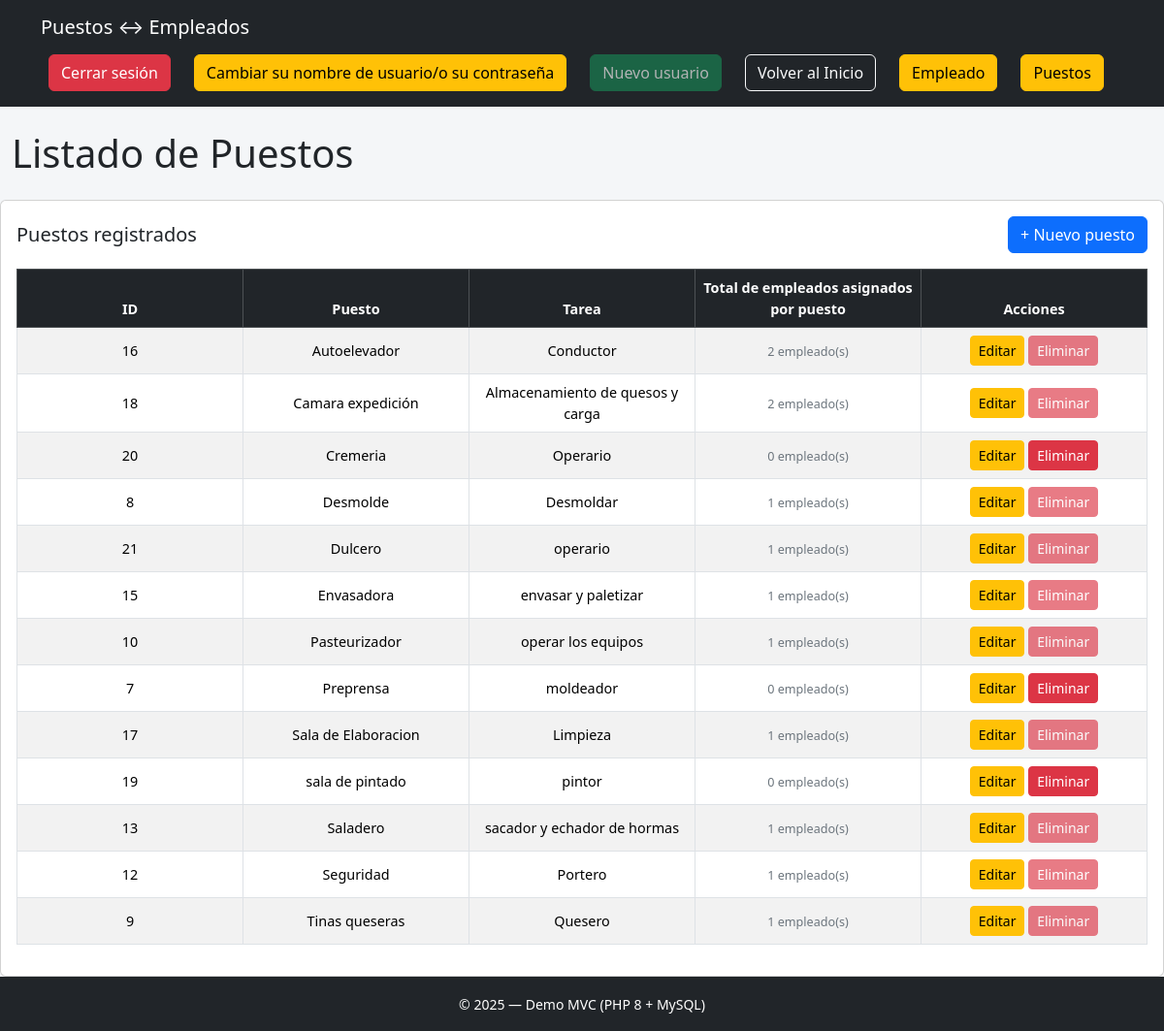
Page /trabajo_practico_dos_tablas/index.php?c=puesto&a=list (signed in) on the earlier database version.
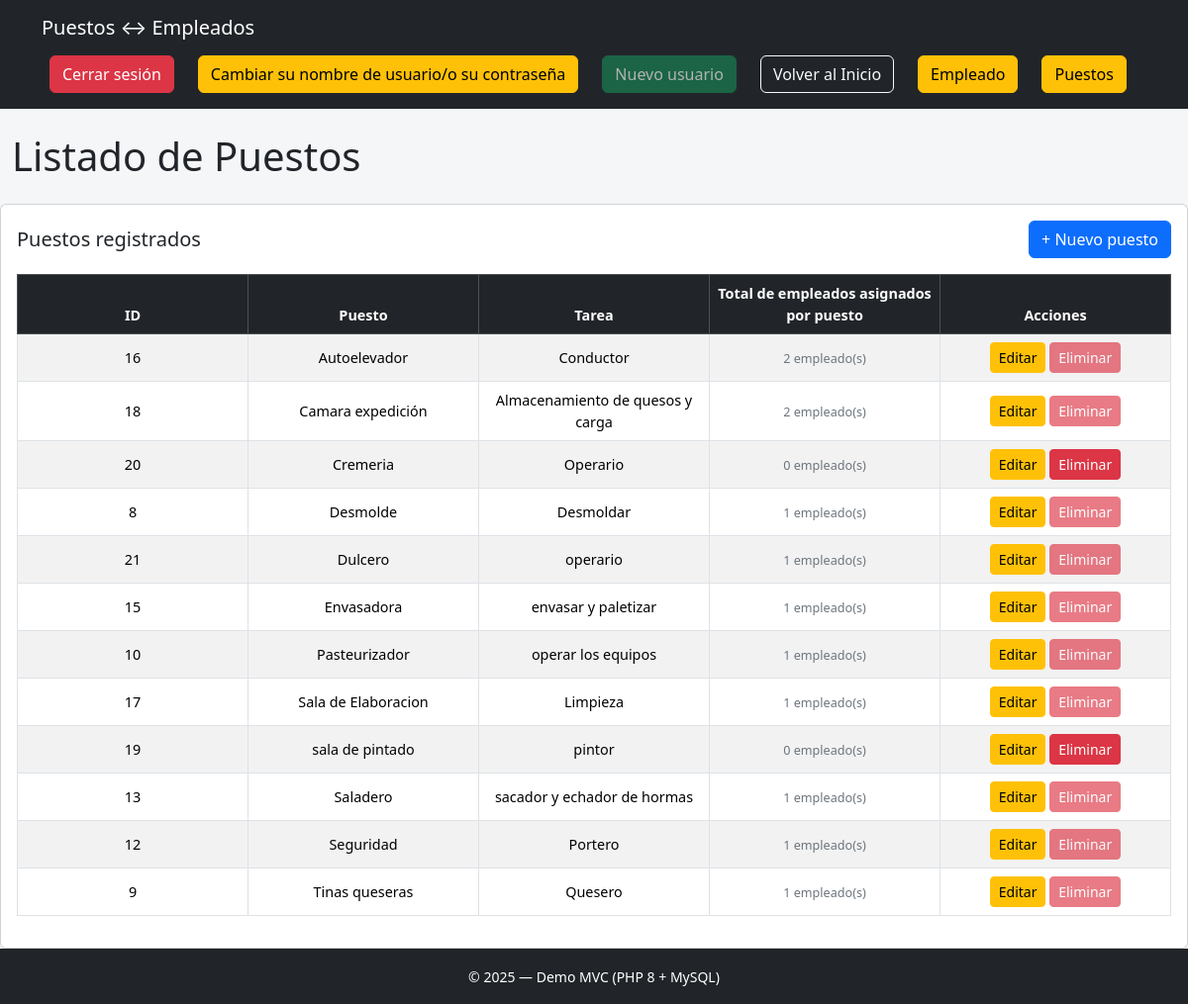
Same page on the later database version.
### tables this page shows
CREATE TABLE `puestos` (
  `id` int(10) UNSIGNED NOT NULL,
  `nombre` varchar(100) NOT NULL,
  `tarea` varchar(255) DEFAULT NULL
);

### trabajo_practico_dos_tablas/index.php (called while the page is built, shortened)
<?php
require_once __DIR__ . '/auth.php';
?>
<?php
$controller = $_GET['c'] ?? 'empleado';
$action     = $_GET['a'] ?? 'list';
$controllerObj = new $controllerClass();
$data = $controllerObj->$action();
$viewPath = __DIR__ . "/views/{$controller}/{$controllerObj->view}.php";
$page_title = $controllerObj->page_title ?? ucfirst($controller);
include __DIR__ . "/views/header.php";
include $viewPath;
include __DIR__ . "/views/footer.php";

### trabajo_practico_dos_tablas/model/db.php (called while the page is built, shortened)
<?php
class Db
{
  public function __construct()
  {
    $host = "localhost";
    $user = "root";
    $pass = "";
    $db   = "empresa_1";
    $this->con = @new mysqli($host, $user, $pass, $db);
  }
}

### trabajo_practico_dos_tablas/model/Puesto.php (called while the page is built, shortened)
<?php
require_once __DIR__ . '/db.php';
class Puesto
{
  private mysqli $con;
  public function __construct()
  {
    $db = new Db();
    $this->con = $db->con;
  }
  public function all(): array
  {
    $sql = '
      SELECT
        a.id,
        a.nombre AS puesto,   -- alias amigable para la vista
        a.tarea,
        COUNT(b.id) AS can_empleados
      FROM puestos a
      LEFT JOIN empleados b ON b.puesto_id = a.id
      GROUP BY a.id, a.nombre, a.tarea
      ORDER BY a.nombre
    ';
    $res = $this->con->query($sql);
    return $res ? $res->fetch_all(MYSQLI_ASSOC) : [];
  }
}

### trabajo_practico_dos_tablas/controller/puesto.php (called while the page is built, shortened)
<?php
require_once __DIR__ . '/../auth.php';
require_once __DIR__ . '/../model/Puesto.php';
class PuestoController
{
  private Puesto $puestoModel;
  public function __construct()
  {
    $this->puestoModel = new Puesto();
  }
  public function list(): array
  {
    $this->page_title = 'Listado de Puestos';
    return ['puestos' => $this->puestoModel->all()];
  }
}

### trabajo_practico_dos_tablas/auth.php (called while the page is built, shortened)
<?php
function isLoggedIn(): bool {
  return !empty($_SESSION['user_id']);
}

### trabajo_practico_dos_tablas/views/puesto/listar.php (the view)
<?php
$puestos = $data['puestos'] ?? [];
?>
<div class="card">
  <div class="card-body">
    <div class="d-flex justify-content-between align-items-center mb-3">
      <h5 class="mb-0">Puestos registrados</h5>
      <a class="btn btn-primary" href="?c=puesto&a=form">+ Nuevo puesto</a>
    </div>
    <div class="table-responsive">
      <table class="table table-bordered table-striped align-middle text-center"
        style="font-size: 0.9rem; table-layout: fixed; width: 100%;">
        <thead class="table-dark">
          <tr>
            <th>ID</th>
            <th>Puesto</th>
            <th>Tarea</th>
            <th>Total de empleados asignados por puesto</th>
            <th>Acciones</th>
          </tr>
        </thead>
        <tbody>
          <?php if (empty($puestos)): ?>
            <tr>
              <td colspan="5">No hay puestos cargados.</td>
            </tr>
            <?php else: foreach ($puestos as $p): ?>
              <tr>
                <td><?= (int)$p['id'] ?></td>
                <td><?= htmlspecialchars($p['puesto'] ?? $p['nombre'] ?? '') ?></td>
                <td><?= htmlspecialchars($p['tarea']  ?? '(Sin tarea)') ?></td>
                <td><small><?= (int)($p['can_empleados'] ?? 0) ?> empleado(s)</small></td>
                <td>
                  <a class="btn btn-sm btn-warning"
                    href="?c=puesto&a=edit&id=<?= (int)$p['id'] ?>">Editar</a>
                  <?php if ((int)($p['can_empleados'] ?? 0) > 0): ?>
                    <span class="d-inline-block" tabindex="0"
                      data-bs-toggle="tooltip"
                      data-bs-placement="top"
                      data-bs-title="No se puede eliminar el puesto está asignado a empleados">
                      <button class="btn btn-sm btn-danger" type="button" disabled style="pointer-events: none;">
                        Eliminar
                      </button>
                    </span>
                  <?php else: ?>
                    <a class="btn btn-sm btn-danger"
                      href="?c=puesto&a=delete&id=<?= (int)$p['id'] ?>"
                      onclick="return confirm('¿Seguro que deseas eliminar este puesto?, igual puedes eliminarlo por que no esta asignado a ningun empleado');">
                      Eliminar
                    </a>
                  <?php endif; ?>
                </td>
              </tr>
          <?php endforeach;
          endif; ?>
        </tbody>
      </table>
    </div>
  </div>
</div>

### trabajo_practico_dos_tablas/views/header.php (shortened to what this page needs)
<!doctype html>
<html lang="es">
<head>
  <link href="https://cdn.jsdelivr.net/npm/bootstrap@5.3.2/dist/css/bootstrap.min.css" rel="stylesheet">
</head>
<body>
<?php
$role    = $_SESSION['user_role'] ?? 'lector';
$isAdmin = ($role === 'admin');
?>
<nav class="navbar navbar-dark bg-dark">
  <div class="container d-flex align-items-center justify-content-between">
    <a class="navbar-brand" href="?c=empleado&a=list">Puestos ↔ Empleados</a>
    <div class="d-flex align-items-center gap-2">
      <a href="logout.php" class="btn btn-danger m-2">Cerrar sesión</a>
      <a href="cambiar_contrasenia.php" class="btn btn-warning m-2">Cambiar su nombre de usuario/o su contraseña</a>
      <?php if ($isAdmin): ?>
        <a href="nuevo_usuario.php"
           class="btn btn-success m-2"
           data-bs-toggle="tooltip"
           data-bs-placement="bottom"
           data-bs-title="Solo para ingreso del administrador">
          Nuevo usuario
        </a>
      <?php else: ?>
        <span class="d-inline-block m-2" tabindex="0"
              data-bs-toggle="tooltip"
              data-bs-placement="bottom"
              data-bs-title="Solo Administrador">
          <button class="btn btn-success" type="button" disabled style="pointer-events:none;">
            Nuevo usuario
          </button>
        </span>
      <?php endif; ?>
      <a href="/trabajo-mi-proyecto-final-primer-cuatrimestre/index.php" class="btn btn-outline-light m-2">
        Volver al Inicio
      </a>
      <a class="btn btn-warning m-2" href="?c=empleado&a=list">Empleado</a>
      <a class="btn btn-warning m-2" href="?c=puesto&a=list">Puestos</a>
    </div>
  </div>
</nav>
<div class="container-fluid my-4">
  <h1 class="mb-3"><?= htmlspecialchars($page_title ?? '') ?></h1>
</div>
</body>
</html>

### trabajo_practico_dos_tablas/views/footer.php (shortened to what this page needs)
<footer class="text-center py-3 bg-dark text-white mt-auto">
  <small>© <?= date('Y') ?> — Demo MVC (PHP 8 + MySQL)</small>
</footer>
</body>
</html>

### trabajo_practico_dos_tablas/views/header.php (style rules this page uses)
body { background:#f4f6f8; }
td, th { word-break: break-word; }
td small { color:#6c757d; }

Differences in the rows shown:
removed puestos: id "7", nombre "Preprensa", tarea "moldeador", can_empleados "0"
